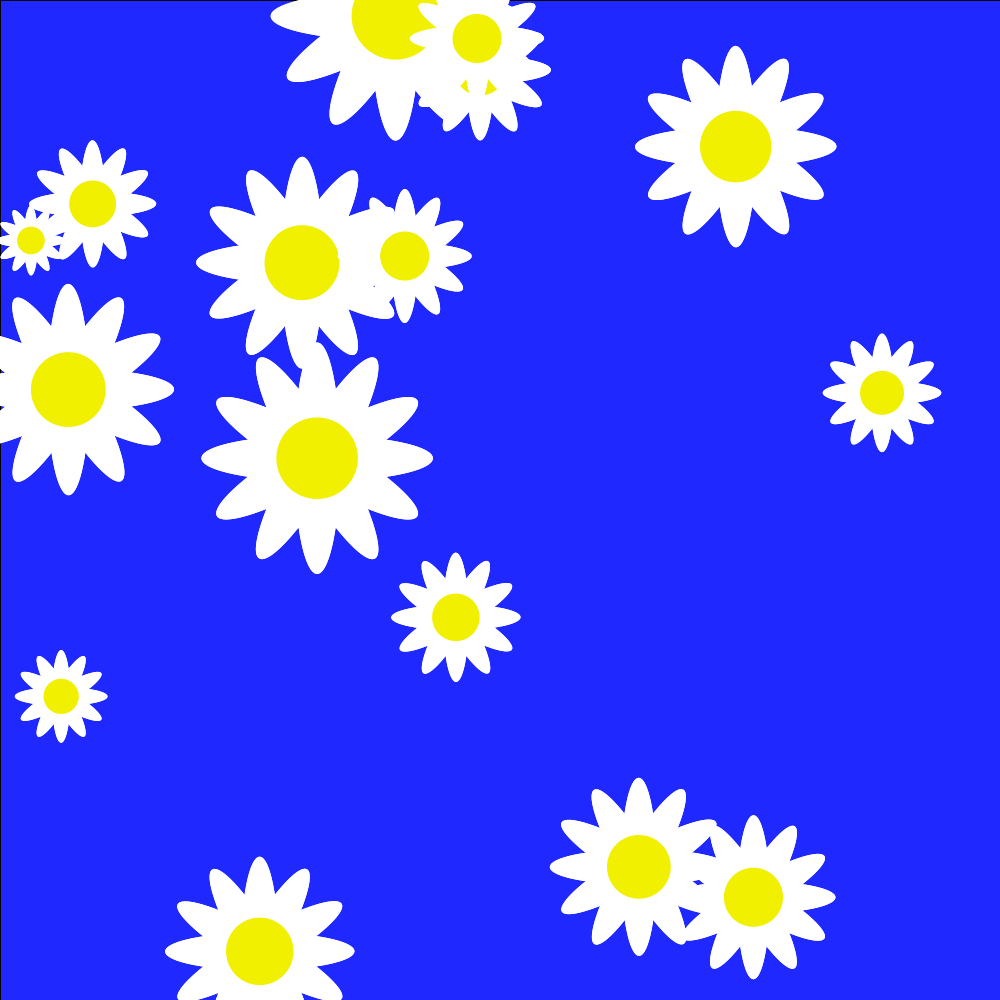
Frame 1 (no input)
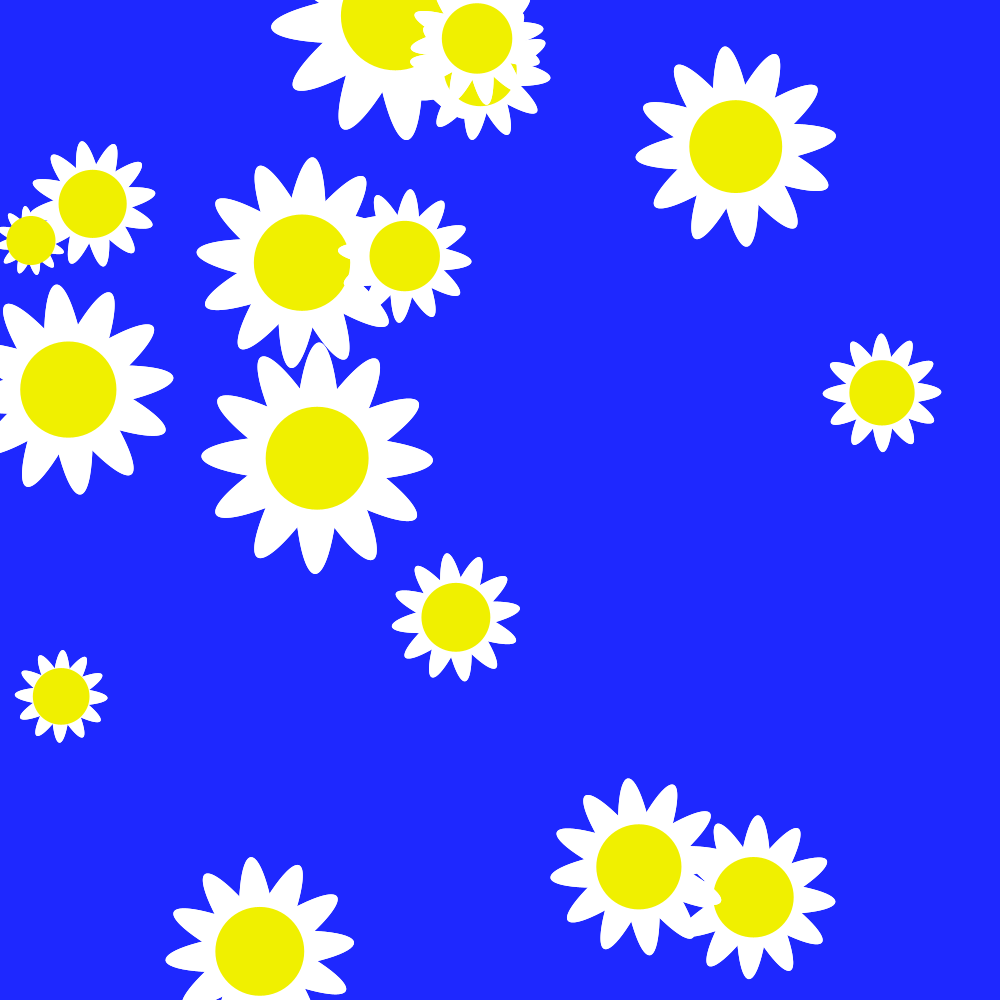
Frame 60 (the mouse pressed at the canvas centre just before this capture)
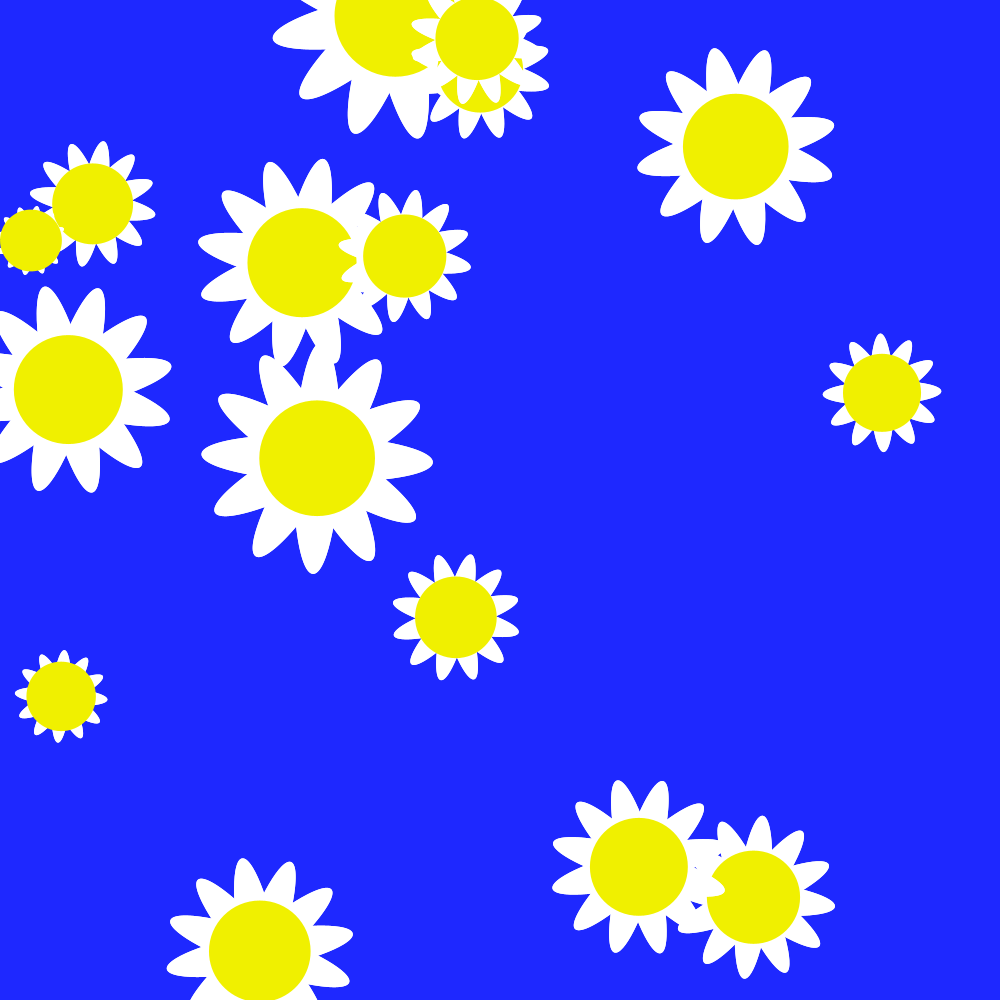
Frame 120 (the mouse held since frame 60 and released just before this capture)

The Processing sketch that drew these frames (run headless with seeded random() and noise(); from frame 60 on, the mouse is pressed at the canvas centre):

// Processing sketch: sergienko
// ── sergienko.pde
class Romashka{
  float x,y;
  float radX,radY;
  
  float c0=0.0, c0u, r0 =0.1, n;
  Romashka(float x, float y, float radX, float radY, int n, float c0u){
    this.x = x;
    this.y = y;
    this.radX = radX;
    this.radY = radY;
    this.n = n;
    this.c0u = c0u;
  }
  

  void render(PGraphics land){
    land.beginDraw();
    c0 += c0u;
    for(int i=0;i<n;i++){
      land.pushMatrix();
      land.translate(x, y);
      land.rotate(c0 + i * 1.0 * 2 * PI / n);
      land.noStroke();
      land.fill(255);
      land.ellipse(0,0,radX,radY);
      land.popMatrix();
    }
    
    land.pushMatrix();
    land.translate(x,y);
    land.fill(240,240,0);
    r0 += 0.01;
    land.ellipse(0,0,radX/3+sin(r0)*40,radX/3+sin(r0)*40);
    land.popMatrix();
    
    land.endDraw();
  }
}

ArrayList<Romashka> r; 
PGraphics alphaG;
 

void setup(){
  //size(1280*2,220*2);
  size(1000,1000);
  setup_rom();
  alphaG = createGraphics(width,height, JAVA2D);
}

void setup_rom(){
  r = new ArrayList<Romashka>();
  
  for(int i=0;i<16;i++){
    float s = 60+random(200);
    r.add(new Romashka(random(width), random(height), s, s/5, 12, -0.003 + random(0.006)));  
  }
}

void draw(){
  alphaG.beginDraw();
  alphaG.fill(30,40,255);
  alphaG.rect(0,0,width,height);
  alphaG.endDraw();
  //background(30,40,255);
  

  for(int i=0;i<r.size();i++){
    r.get(i).render(alphaG);
  }
  
    
  
  image(alphaG, 0,0);
  
  save_it(alphaG);
  alphaG.clear();
}

int frame_i = 0;
void save_it(PGraphics land){
  if (saving){
    String fn = "blue2\\land_" + nf(frame_i,5,0) + ".png";
    land.save(fn);
    frame_i ++;
    println(fn);
  }
}

void mouseReleased(){
  setup_rom();
}

boolean saving = false;
void keyPressed() {
  if (key == CODED) {
    if (keyCode == UP){
      saving = true;
    } else if (keyCode == DOWN){
      saving = false;
    }
  }
}
